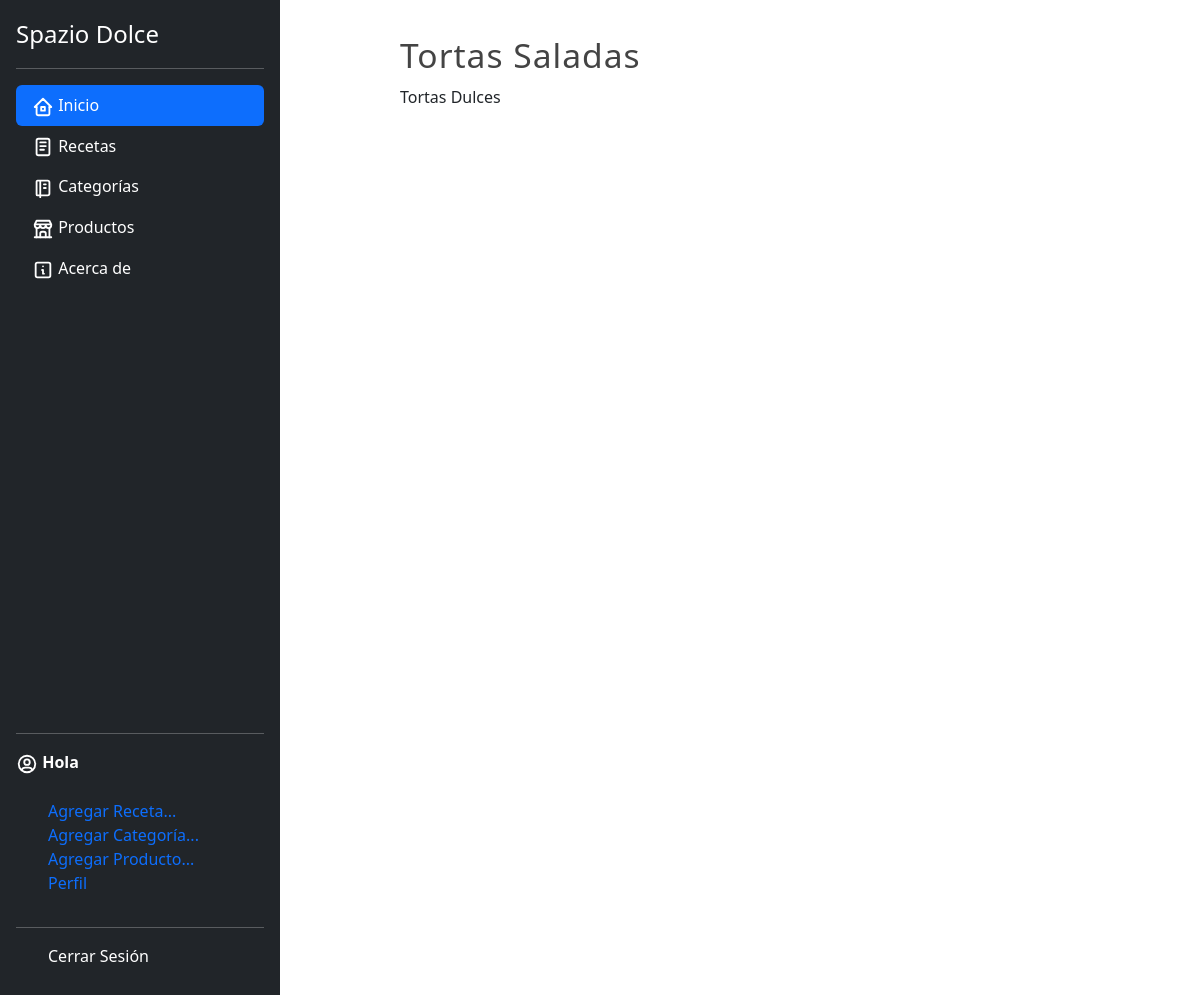
/categoria/24, run on an earlier commit of the app's database.
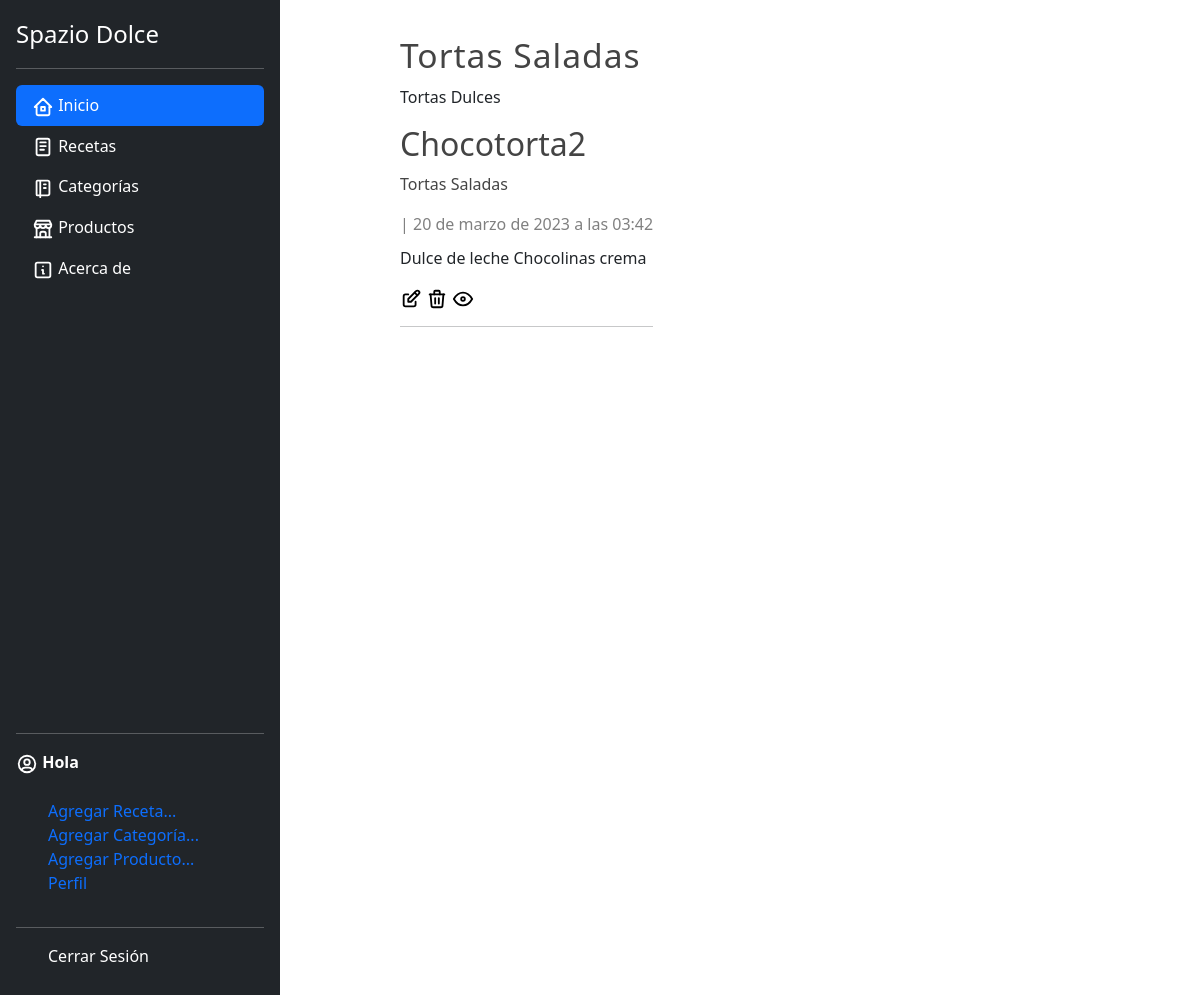
And on a later commit of the database.
### blog/models.py (models this page shows, shortened)
class Category(models.Model):
    name = models.CharField(max_length=100, verbose_name='Nombre')
    description = models.CharField(max_length=255,verbose_name='Descripción')
    created_at = models.DateTimeField(auto_now_add=True, verbose_name='Creado el')
    class Meta:
        verbose_name = 'Categoría'
        verbose_name_plural = 'Categorías'

class Article(models.Model):
    title = models.CharField(max_length=150, verbose_name='Título')
    content = RichTextField(verbose_name='Contenido')
    image = models.ImageField(default = 'null', verbose_name='Imagen',upload_to="articles")
    public = models.BooleanField(verbose_name='Publicado?')
    categories = models.ManyToManyField(Category, verbose_name='Categorías', blank= True)
    created_at = models.DateTimeField(auto_now_add=True, verbose_name='Creado el')
    updated_at = models.DateTimeField(auto_now= True, verbose_name='Editado el')
    class Meta:
        verbose_name = 'Artículo'
        verbose_name_plural = 'Artículos'
        ordering = ['-created_at']

### blog/views.py (the view)
# urls.py: path('categoria/<int:category_id>', views.category, name = 'category'),
def category(request, category_id):
    category = get_object_or_404(Category, id=category_id)
    articles = Article.objects.filter(categories = category_id)
    return render(request,'categories/category.html',{
        'category' : category,
        'articles' :articles
    })

### blog/processor.py (called while the page is built)
def get_categories(request):
    categories_in_use = Article.objects.filter(public = True).values_list('categories',flat = True)
    categories = Category.objects.filter(id__in =categories_in_use).values_list('id','name')
    return {
        'categories' : categories,
        'categories_in_use' :categories_in_use
    }

### pages/context_processors.py (called while the page is built)
def get_pages(request):
    pages = Page.objects.filter(visible = True).order_by("order").values_list('id','title', 'slug')
    return {
        'pages' : pages
    }

### blog/templates/categories/category.html (shortened to what this page needs)
{% extends 'layouts/layout.html'%}
{%block content %}
    <h1 class ="title">{{category.name}}</h1>
    <p>{{category.description}} </p>
    {% include 'articles/articles.html' %}
{% endblock %}

### blog/templates/articles/articles.html (shortened to what this page needs)
{% for article in articles%}
<article class="article-item">
    <div class="data">
        <h2>
            <a href="{% url 'article' article.id %}">{{article.title}}</a>
        </h2>
        <p>
            {% for category in article.categories.all %}
            <a href="{% url 'category' category.id %}"> {{category.name}}</a>
            {% endfor %}
        </p>
        <span class="date">
            |
            {{article.created_at}}
        </span>
        <p>
            {{article.content|safe}}
        </p>
        <a href="{% url 'modificar_articulo' article.id %}"> </a>
        <a  href="#" onClick ="eliminarArticulo({{article.id}})"> </a>
        <a href="{% url 'article' article.id %}"> </a>
    </div>
</article>
<hr>
{% endfor %}

What changed in the data, as far as the page shows it:
now on this page (row edited): Article: title "Chocotorta2", created_at "20 de marzo de 2023 a las 03:42", content "Dulce de leche Chocolinas crema", Category (name "Tortas Saladas")
